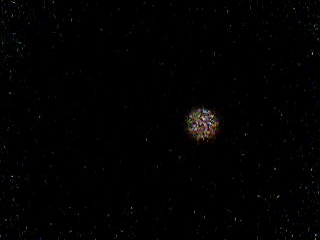
%> input picture mediciones_tp1/haz_300mm.jpg, 320 x 240 px
$ octave ajuste.m   (GNU Octave 9; MATLAB toolbox functions it lacks are replaced by stand-ins)
%> lines starting %> are read from the running program, lines starting %| are printed output that depends on the picture
### ejemplos/err_cuad_gauss.m
# calcula el error cuadratico medio entre los puntos medidos y la expresion de la gaussiana para ajustar
function [err_cuad] = err_cuad_gauss(parametros, puntos)

   w = parametros(1);
   I_0 = parametros(2);

   x = puntos(1, :);
   y = puntos(2, :);

   err_cuad = sum((y - arrayfun(@(x) gaussiana(x, 0, w, I_0), x)).^2);

endfunction

### ejemplos/gaussiana.m
# funcion gaussiana para el ajuste de la intensidad
function [I] = gaussiana(x, y, w, I_0)

   I = I_0*exp((-2*(x^2 + y^2))/(w^2));

endfunction

### ajuste.m
clc
close all
clear all
path= ["haz_300mm.jpg" ; "haz_305mm.jpg" ; "haz_310mm.jpg"];
for n=1:3
##n=1
##path="haz_305mm.jpg"
img01 = im2double(rgb2gray(imread(["mediciones_tp1/" path(n,:)])));
%> img01: size 240x320 double; min 0, max 0.792, mean 0.00686
##img01=img01';
##figure();
##imshow(img01);
##axis("tic", "label");

for i = 1:rows(img01)
    x_umbrales01 = find(img01(i,:) > 0.6);
    if (length(x_umbrales01) >= 2)
        ancho01(i,1) = x_umbrales01(end) - x_umbrales01(1);
    else
        ancho01(i,1) = 0;
    endif
endfor
%> after the loop, ancho01 = 240 values, max 18 at index 126, min 0 at index 1, mean 0.2
[ancho_maximo_y, y_max_ancho01_index] = max(ancho01);
%> ancho_maximo_y = 18; y_max_ancho01_index = 126
y_max_ancho01_index=round(mean(find(ancho01 > 0.8 *ancho_maximo_y)));

for i = 1:columns(img01)
    y_umbrales01 = find(img01(:,i) > 0.7);
    if (length(y_umbrales01) >= 2)
        alto01(1,i) = y_umbrales01(end) - y_umbrales01(1);
    else
        alto01(1,i) = 0;
    endif
endfor
%> after the loop, alto01 = 320 values, max 1 at index 204, min 0 at index 1, mean 0.00313
[alto_maximo_x, x_max_alto01_index] = max(alto01);
%> alto_maximo_x = 1; x_max_alto01_index = 204
x_max_alto01_index=round(mean(find(alto01 > 0.3 *alto_maximo_x)));

fig=figure();
hold on;
imshow(gray2ind(img01), jet());
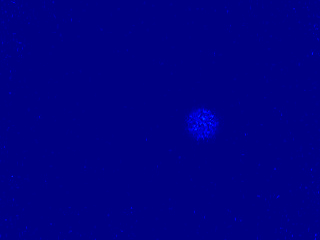
%> displayed picture: size 240x320x3, on the screen's scale of 0 to 255; mean R, G, B 0, 0, 132.5
plot(1:(columns(img01)), y_max_ancho01_index*ones(1,columns(img01)), "-k", "linewidth", 2);
plot( x_max_alto01_index*ones(rows(img01),1),1:(rows(img01)), "-k", "linewidth", 2);

axis("tic", "label");
xlabel("x / px");
ylabel("y / px");
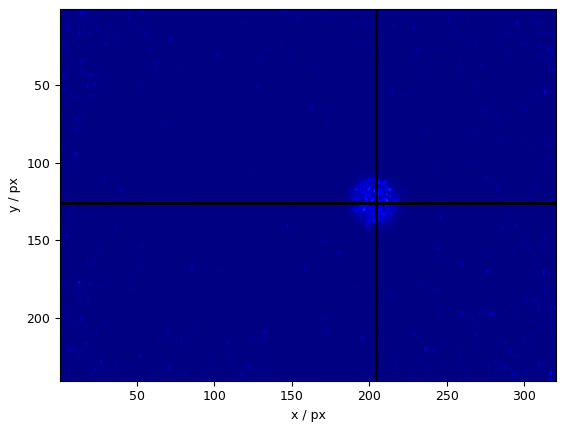
%> figure redrawn from the program's plot data
nombre=["centro_" , path(n,:)];
saveas (fig,nombre,"jpg")


med_max_x01 = img01(y_max_ancho01_index, :);
%> med_max_x01 = 320 values, max 0.612 at index 195, min 0 at index 2, mean 0.0321
x01 = 0:(columns(img01)-1);
%> x01 = 320 values from 0 to 319

#busco el valor central de la medicion y corro el eje x
x_umbr01 = find(med_max_x01 > 0.3);
%> x_umbr01 = [194 195 196 198 205 206 207 210 213 214 215 216]
x_cent01 = floor((x_umbr01(1) + x_umbr01(end))/2);
%> x_cent01 = 205
x01 = x01 - x_cent01;%segundo paramentro de ajuste
%> x01 = 320 values from -205 to 114

med_max_y01 = img01(:,x_max_alto01_index);
%> med_max_y01 = 240 values, max 0.788 at index 119, min 0 at index 1, mean 0.0475
y01 = 0:(rows(img01)-1);
%> y01 = 240 values from 0 to 239

y_umbr01 = find(med_max_y01 > 0.3);
%> y_umbr01 = [110; 111; 112; 113; 116; 117; 118; 119; 120; 121; 123; 124; 138; 139; 140]
y_cent01 = floor((y_umbr01(1) + y_umbr01(end))/2);
%> y_cent01 = 125
y01 = y01 - y_cent01;%segundo paramentro de ajuste
%> y01 = 240 values from -125 to 114

%podes normalizar el valor de la altura que te simplifica todo (valor inicial 1)

%calcula el err cuad mmedio entre una gausseana y 'x'
%gausseana es la definida como el haz gausseano cuando varia x y =0 y viceversa

parametros01 = fminsearch(@(param) err_cuad_gauss(param, [x01; med_max_x01]), [1, 1]);
%> in err_cuad_gauss, `x = puntos(1, :);`: x = 320 values from -205 to 114
%> in err_cuad_gauss, `y = puntos(2, :);`: y has the same summary as med_max_x01 outside err_cuad_gauss
%> in gaussiana, `I = I_0*exp((-2*(x^2 + y^2))/(w^2));`: I = 0
%> in err_cuad_gauss, `err_cuad = sum((y - arrayfun(@(x) gaussiana(x, 0, w, I_0), x)).^2);`: err_cuad = 3.13
%> parametros01 = [21.9 0.36]

%cuidado puedo converger a minimo local o algo asi

figure();
hold on;
plot(x01, med_max_x01, "linewidth", 2);
plot(x01, arrayfun(@(x) gaussiana(x, 0, parametros01(1), parametros01(2)), x01), "linewidth", 2);
grid on;
xlabel("x / px");
ylabel("I");
label_ajustes = sprintf("Ajustes w = %.2f px I_0 = %.3f", parametros01(1), parametros01(2));
%> label_ajustes = 'Ajustes w = 21.90 px I_0 = 0.360'
legend("Medici贸n", label_ajustes, "location", "northwest");
legend("boxoff");
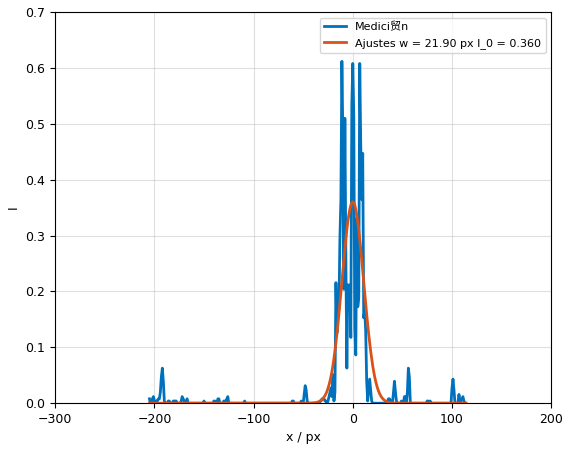
%> figure redrawn from the program's plot data; curve peaks at x = -11, y = 0.612; curve peaks at x = 0, y = 0.36


%Ajuste por y
parametros01 = fminsearch(@(param) err_cuad_gauss(param, [y01; med_max_y01']), [1, 1]);
%> parametros01 = [24.74 0.378]

figure();
hold on;
plot(y01, med_max_y01, "linewidth", 2);
plot(y01, arrayfun(@(x) gaussiana(x, 0, parametros01(1), parametros01(2)), y01), "linewidth", 2);
grid on;
xlabel("x / px");
ylabel("I");
label_ajustes = sprintf("Ajustes w = %.2f px I_0 = %.3f", parametros01(1), parametros01(2));
%> label_ajustes = 'Ajustes w = 24.74 px I_0 = 0.378'
legend("Medici髇", label_ajustes, "location", "northwest");
legend("boxoff");
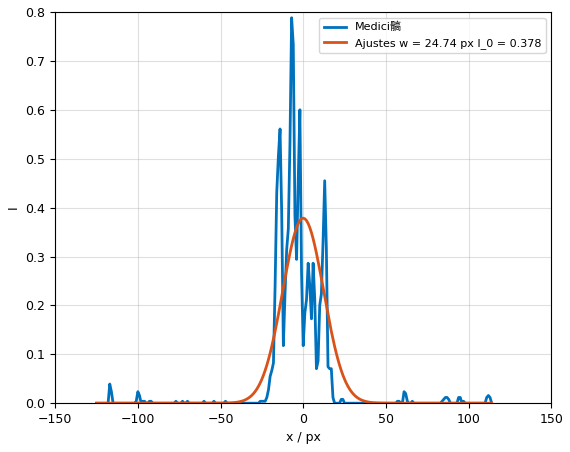
%> figure redrawn from the program's plot data; curve peaks at x = -7, y = 0.788; curve peaks at x = 0, y = 0.378


endfor
%> pass 2 of the loop `for n=1:3`:
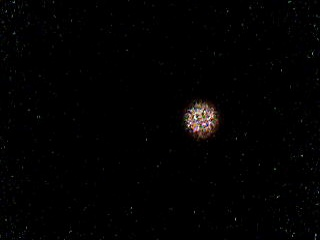
%> input picture mediciones_tp1/haz_305mm.jpg, 320 x 240 px
%> after the loop `for i = 1:rows(img01)`: ancho01 = 240 values, max 23 at index 115, min 0 at index 1, mean 1.57
%> `[ancho_maximo_y, y_max_ancho01_index] = max(ancho01);`: ancho_maximo_y = 23; y_max_ancho01_index = 115
%> `y_max_ancho01_index=round(mean(find(ancho01 > 0.8 *ancho_maximo_y)));`: y_max_ancho01_index = 121
%> after the loop `for i = 1:columns(img01)`: alto01 = 320 values, max 20 at index 198, min 0 at index 1, mean 0.569
%> `[alto_maximo_x, x_max_alto01_index] = max(alto01);`: alto_maximo_x = 20; x_max_alto01_index = 198
%> `x_max_alto01_index=round(mean(find(alto01 > 0.3 *alto_maximo_x)));`: x_max_alto01_index = 201
%> `ylabel("y / px");`:
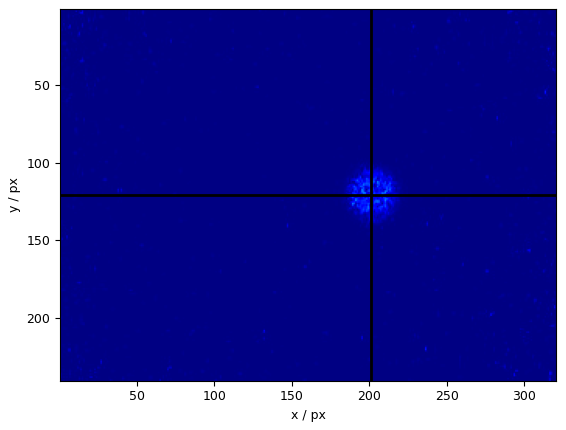
%> figure redrawn from the program's plot data
%> med_max_x01 = 320 values, max 0.82 at index 203, min 0 at index 1, mean 0.0492
%> x_umbr01 = 26 values from 187 to 217
%> x_cent01 = 202
%> `x01 = x01 - x_cent01;`: x01 = 320 values from -202 to 117
%> med_max_y01 = 240 values, max 0.824 at index 111, min 0 at index 1, mean 0.0701
%> y_umbr01 = 25 values from 106 to 136
%> y_cent01 = 121
%> `y01 = y01 - y_cent01;`: y01 = 240 values from -121 to 118
%> `parametros01 = fminsearch(@(param) err_cuad_gauss(param, [x01; med_max..`: parametros01 = [22.47 0.548]
%> `label_ajustes = sprintf("Ajustes w =`: label_ajustes = 'Ajustes w = 22.47 px I_0 = 0.548'
%> `parametros01 = fminsearch(@(param) err_cuad_gauss(param, [y01; med_max..`: parametros01 = [24.05 0.574]
%> `label_ajustes = sprintf("Ajustes w =`: label_ajustes = 'Ajustes w = 24.05 px I_0 = 0.574'
%> `legend("boxoff");`:
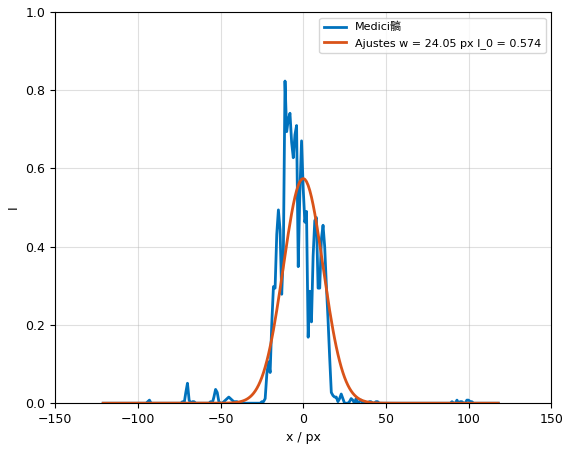
%> figure redrawn from the program's plot data; curve peaks at x = -11, y = 0.824; curve peaks at x = 0, y = 0.574
%> pass 3 of the loop `for n=1:3`:
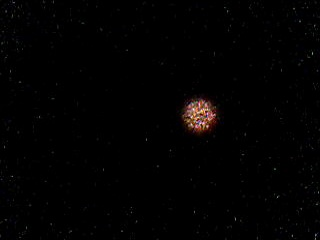
%> input picture mediciones_tp1/haz_310mm.jpg, 320 x 240 px
%> after the loop `for i = 1:rows(img01)`: ancho01 = 240 values, max 22 at index 116, min 0 at index 1, mean 1.03
%> `[ancho_maximo_y, y_max_ancho01_index] = max(ancho01);`: ancho_maximo_y = 22; y_max_ancho01_index = 116
%> after the loop `for i = 1:columns(img01)`: alto01 = 320 values, max 17 at index 208, min 0 at index 1, mean 0.259
%> `[alto_maximo_x, x_max_alto01_index] = max(alto01);`: alto_maximo_x = 17; x_max_alto01_index = 208
%> `x_max_alto01_index=round(mean(find(alto01 > 0.3 *alto_maximo_x)));`: x_max_alto01_index = 200
%> `ylabel("y / px");`:
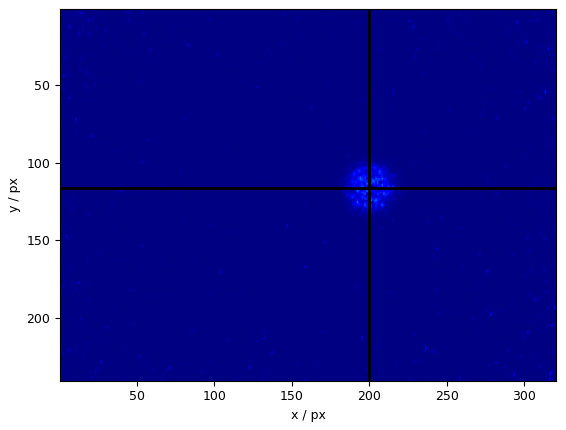
%> figure redrawn from the program's plot data
%> med_max_x01 = 320 values, max 0.757 at index 195, min 0 at index 1, mean 0.0471
%> x_umbr01 = 28 values from 184 to 216
%> x_cent01 = 200
%> `x01 = x01 - x_cent01;`: x01 = 320 values from -200 to 119
%> med_max_y01 = 240 values, max 0.867 at index 105, min 0 at index 1, mean 0.0727
%> y_umbr01 = 26 values from 102 to 129
%> y_cent01 = 115
%> `y01 = y01 - y_cent01;`: y01 = 240 values from -115 to 124
%> `parametros01 = fminsearch(@(param) err_cuad_gauss(param, [x01; med_max..`: parametros01 = [25.33 0.49]
%> `label_ajustes = sprintf("Ajustes w =`: label_ajustes = 'Ajustes w = 25.33 px I_0 = 0.490'
%> `parametros01 = fminsearch(@(param) err_cuad_gauss(param, [y01; med_max..`: parametros01 = [23.42 0.605]
%> `label_ajustes = sprintf("Ajustes w =`: label_ajustes = 'Ajustes w = 23.42 px I_0 = 0.605'
%> `legend("boxoff");`:
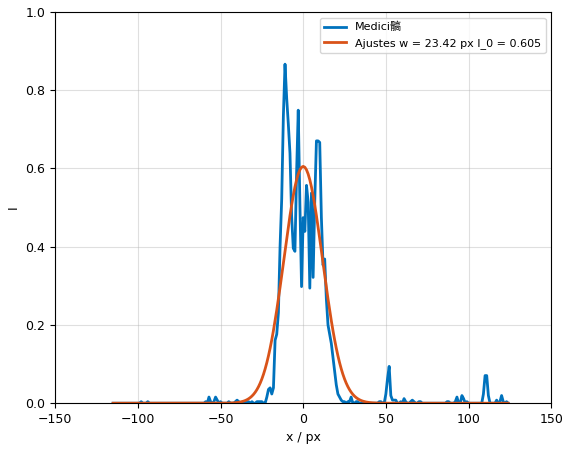
%> figure redrawn from the program's plot data; curve peaks at x = -11, y = 0.867; curve peaks at x = 0, y = 0.605
